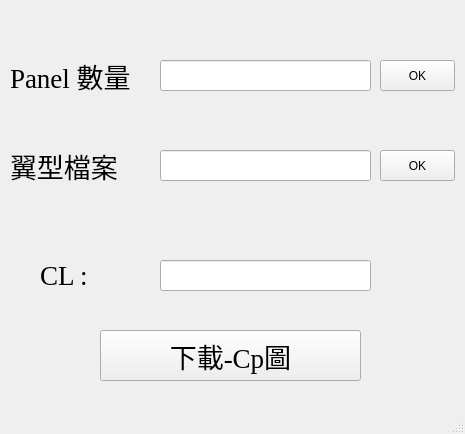
<?xml version="1.0" encoding="UTF-8"?>
<ui version="4.0">
 <class>BEM</class>
 <widget class="QMainWindow" name="BEM">
  <property name="geometry">
   <rect>
    <x>0</x>
    <y>0</y>
    <width>465</width>
    <height>434</height>
   </rect>
  </property>
  <property name="windowTitle">
   <string>2DBEM</string>
  </property>
  <widget class="QWidget" name="centralwidget">
   <widget class="QLabel" name="numPanelLabel">
    <property name="geometry">
     <rect>
      <x>10</x>
      <y>30</y>
      <width>151</width>
      <height>91</height>
     </rect>
    </property>
    <property name="font">
     <font>
      <family>Times New Roman</family>
      <pointsize>20</pointsize>
     </font>
    </property>
    <property name="text">
     <string>Panel 數量</string>
    </property>
    <property name="scaledContents">
     <bool>true</bool>
    </property>
    <property name="wordWrap">
     <bool>true</bool>
    </property>
    <property name="margin">
     <number>10</number>
    </property>
   </widget>
   <widget class="QLabel" name="airfoilLabel">
    <property name="enabled">
     <bool>true</bool>
    </property>
    <property name="geometry">
     <rect>
      <x>10</x>
      <y>130</y>
      <width>151</width>
      <height>71</height>
     </rect>
    </property>
    <property name="font">
     <font>
      <family>Times New Roman</family>
      <pointsize>20</pointsize>
     </font>
    </property>
    <property name="mouseTracking">
     <bool>false</bool>
    </property>
    <property name="tabletTracking">
     <bool>false</bool>
    </property>
    <property name="text">
     <string>翼型檔案</string>
    </property>
    <property name="scaledContents">
     <bool>true</bool>
    </property>
    <property name="wordWrap">
     <bool>true</bool>
    </property>
    <property name="margin">
     <number>10</number>
    </property>
   </widget>
   <widget class="QLineEdit" name="numPanel">
    <property name="geometry">
     <rect>
      <x>160</x>
      <y>60</y>
      <width>211</width>
      <height>31</height>
     </rect>
    </property>
   </widget>
   <widget class="QLineEdit" name="airfoilData">
    <property name="geometry">
     <rect>
      <x>160</x>
      <y>150</y>
      <width>211</width>
      <height>31</height>
     </rect>
    </property>
   </widget>
   <widget class="QPushButton" name="PanelOK">
    <property name="geometry">
     <rect>
      <x>380</x>
      <y>60</y>
      <width>75</width>
      <height>31</height>
     </rect>
    </property>
    <property name="text">
     <string>OK</string>
    </property>
   </widget>
   <widget class="QPushButton" name="airfoilOK">
    <property name="geometry">
     <rect>
      <x>380</x>
      <y>150</y>
      <width>75</width>
      <height>31</height>
     </rect>
    </property>
    <property name="text">
     <string>OK</string>
    </property>
   </widget>
   <widget class="QLabel" name="CLLabel">
    <property name="geometry">
     <rect>
      <x>40</x>
      <y>250</y>
      <width>121</width>
      <height>51</height>
     </rect>
    </property>
    <property name="font">
     <font>
      <family>Times New Roman</family>
      <pointsize>20</pointsize>
     </font>
    </property>
    <property name="text">
     <string>CL : </string>
    </property>
   </widget>
   <widget class="QLineEdit" name="outCL">
    <property name="geometry">
     <rect>
      <x>160</x>
      <y>260</y>
      <width>211</width>
      <height>31</height>
     </rect>
    </property>
   </widget>
   <widget class="QPushButton" name="downloadCP">
    <property name="geometry">
     <rect>
      <x>100</x>
      <y>330</y>
      <width>261</width>
      <height>51</height>
     </rect>
    </property>
    <property name="font">
     <font>
      <family>Times New Roman</family>
      <pointsize>20</pointsize>
     </font>
    </property>
    <property name="text">
     <string>下載-Cp圖</string>
    </property>
   </widget>
  </widget>
  <widget class="QMenuBar" name="menubar">
   <property name="geometry">
    <rect>
     <x>0</x>
     <y>0</y>
     <width>465</width>
     <height>21</height>
    </rect>
   </property>
  </widget>
  <widget class="QStatusBar" name="statusbar"/>
 </widget>
 <resources/>
 <connections/>
</ui>
